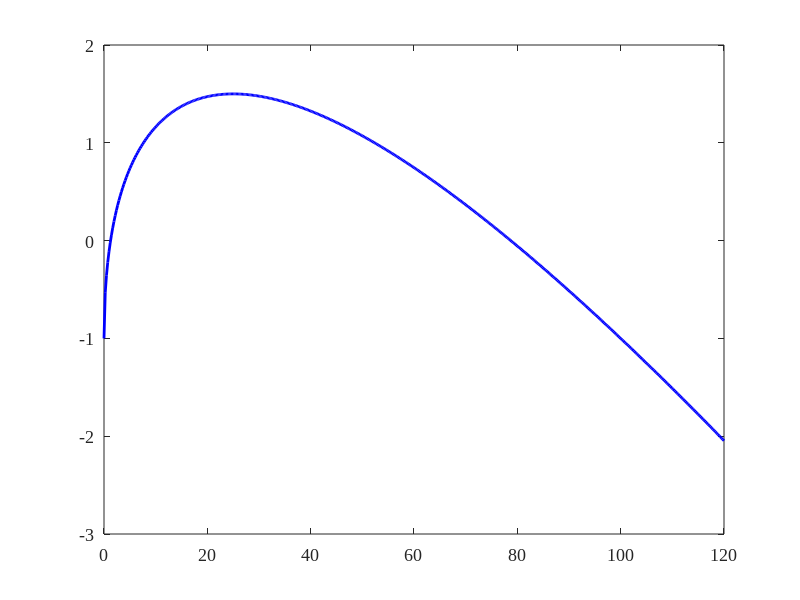

This chart was generated by the following MATLAB code: (Note: this script raises an error after producing the figure.)
%% ========================================================================
%  ROOT FINDING
%  Simple examples using fzero
%  ========================================================================
%
%  This script demonstrates root finding in MATLAB using the built-in
%  fzero function, which combines bisection, secant, and inverse
%  quadratic interpolation (Brent's method).
%
%  Topics covered:
%    1. Plotting a function to locate roots visually
%    2. Finding roots with fzero (single starting point)
%    3. Finding roots with fzero (bracketed interval)
%    4. Problematic cases: tangent roots, non-smooth functions
%
%  Author: Dr. Nils Ellendt
% =========================================================================

clear all; close all; clc;

%% --- Global figure settings ---
set(0, 'DefaultAxesFontSize', 13);
set(0, 'DefaultAxesFontName', 'Times New Roman');
set(0, 'DefaultLineLineWidth', 1.5);
set(0, 'DefaultAxesBox', 'on');
set(0, 'DefaultFigureColor', 'w');

%% ========================================================================
%  1 — Define and plot the function
% =========================================================================
%  f(x) = sqrt(x) - 0.1*x - 1
%
%  This function has TWO roots: one near x ≈ 1 and one near x ≈ 100.
%  Plotting first is essential to understand where the roots are.

f = @(x) sqrt(x) - 0.1*x - 1;

x = linspace(0, 120, 500);

figure('Units', 'centimeters', 'Position', [2 8 20 12]);
plot(x, f(x), 'b-', 'LineWidth', 2); hold on;
yline(0, 'k--', 'LineWidth', 1);
xlabel('x');
ylabel('f(x)');
title('f(x) = \surdx - 0.1x - 1', 'FontWeight', 'bold');
grid on;

%% ========================================================================
%  2 — Find roots with fzero
% =========================================================================
%  fzero needs a starting guess OR a bracket [a, b] where f changes sign.
%  Different starting points find different roots.

%  Root near x = 0
x_r1 = fzero(f, 0);
fprintf('  Root 1 (start near 0):   x = %.6f,  f(x) = %.2e\n', ...
    x_r1, f(x_r1));

%  Root near x = 100
x_r2 = fzero(f, 100);
fprintf('  Root 2 (start near 100): x = %.6f,  f(x) = %.2e\n', ...
    x_r2, f(x_r2));

%  Mark the roots on the plot
plot(x_r1, 0, 'ro', 'MarkerSize', 10, 'MarkerFaceColor', 'r');
plot(x_r2, 0, 'ro', 'MarkerSize', 10, 'MarkerFaceColor', 'r');
text(x_r1 + 2, 0.15, sprintf('x_1 = %.2f', x_r1), ...
    'FontSize', 12, 'Color', 'r', 'FontWeight', 'bold');
text(x_r2 + 2, 0.15, sprintf('x_2 = %.2f', x_r2), ...
    'FontSize', 12, 'Color', 'r', 'FontWeight', 'bold');
legend('f(x)', 'y = 0', 'Roots', 'Location', 'southwest');

%% ========================================================================
%  3 — Using a bracket [a, b] instead of a single guess
% =========================================================================
%  A bracket guarantees convergence (if f(a)*f(b) < 0).

x_r1_bracket = fzero(f, [0, 10]);
x_r2_bracket = fzero(f, [50, 120]);

fprintf('\n  Bracketed root 1: [0, 10]    → x = %.6f\n', x_r1_bracket);
fprintf('  Bracketed root 2: [50, 120]  → x = %.6f\n', x_r2_bracket);

%% ========================================================================
%  4 — Problematic cases
% =========================================================================
%  Not every function is easy for fzero. Here are two classic pitfalls.

figure('Units', 'centimeters', 'Position', [2 8 30 12]);

%  Case A: sin(x) + 1 — touches zero but does not cross
%  fzero may find it, but the result is fragile.
subplot(1,2,1);
x_plot = linspace(-5, 10, 500);
plot(x_plot, sin(x_plot) + 1, 'b-', 'LineWidth', 2); hold on;
yline(0, 'k--', 'LineWidth', 1);
try
    x0_sin = fzero(@(x) sin(x) + 1, 0);
    plot(x0_sin, 0, 'ro', 'MarkerSize', 10, 'MarkerFaceColor', 'r');
    title_str = sprintf('sin(x)+1:  root at x = %.4f', x0_sin);
catch ME
    title_str = 'sin(x)+1:  fzero failed!';
end
xlabel('x'); ylabel('f(x)');
title({title_str; '(tangent root — no sign change)'}, ...
    'FontWeight', 'bold');
grid on;

%  Case B: |x| — not differentiable at the root
%  fzero struggles because there is no sign change.
subplot(1,2,2);
plot(x_plot, abs(x_plot), 'b-', 'LineWidth', 2); hold on;
yline(0, 'k--', 'LineWidth', 1);
try
    x0_abs = fzero(@(x) abs(x), 1);
    plot(x0_abs, 0, 'ro', 'MarkerSize', 10, 'MarkerFaceColor', 'r');
    title_str = sprintf('|x|:  "root" at x = %.4f', x0_abs);
catch ME
    title_str = '|x|:  fzero failed!';
end
xlabel('x'); ylabel('f(x)');
title({title_str; '(no sign change — |x| \geq 0 everywhere)'}, ...
    'FontWeight', 'bold');
grid on;

sgtitle('Problematic Cases for Root Finding', 'FontWeight', 'bold');

fprintf('\n  ⚠  sin(x)+1 has a tangent root (touches zero, no crossing)\n');
fprintf('  ⚠  |x| has no sign change — fzero may return unexpected results\n');
